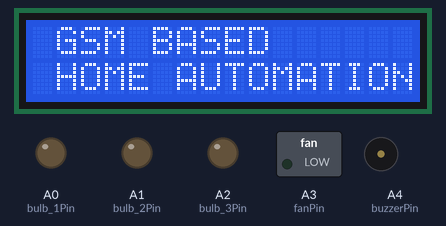
Recording of a sketch running on a simulated Arduino Uno, built with avr-gcc and run on an emulated ATmega328P. Shown: 16×2 character LCD, switched loads named in the sketch (green lamp = pin HIGH), output pins drawn as LEDs (lit = HIGH), buzzer (waves = sounding, pin HIGH). The modem accepts every AT command (registered, SIM ready, sends succeed) and sends nothing else.

Above: at 0.1 s.
At 2.2 s:
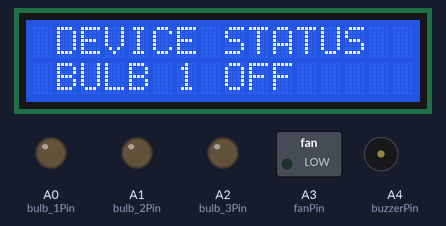
At 4.2 s:
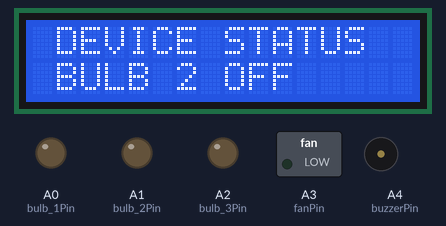
At 6.2 s:
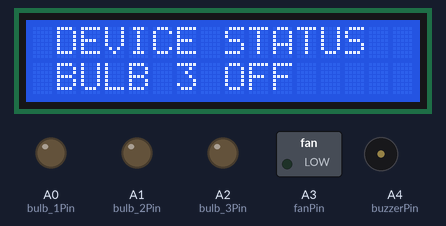
At 8.2 s:
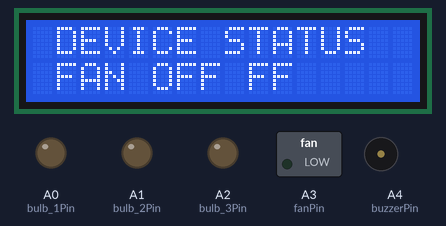

Measured:
- by itself, everything shown: repeats every 8.0 s, in 4 steps
- what the display in image 1 shows lasts 2.0 s, from 2.2 s to 4.2 s

The sketch:

code.ino
```cpp
#include <LiquidCrystal.h>
#include <SoftwareSerial.h>


#define bulb_1Pin A0
#define bulb_2Pin A1
#define bulb_3Pin A2
#define fanPin A3
#define buzzerPin A4

LiquidCrystal lcd(13,12,5,4,3,2);
SoftwareSerial gsm(10,11);

int i=0;
String incomingString="", device="";
char character,buf[100]="";
boolean bulb_1Status = false, bulb_2Status = false, bulb_3Status = false, fanStatus = false;
long previous_millis=0;

void setup()
{

 Serial.begin(9600);
 lcd.begin(16,2);
 gsm.begin(9600);

pinMode(bulb_1Pin,OUTPUT);
 pinMode(bulb_2Pin,OUTPUT);
 pinMode(bulb_3Pin,OUTPUT);
 pinMode(fanPin,OUTPUT);
 pinMode(buzzerPin,OUTPUT);

digitalWrite(bulb_1Pin,LOW);
 digitalWrite(bulb_2Pin,LOW);
 digitalWrite(bulb_3Pin,LOW);
 digitalWrite(fanPin,LOW);
 digitalWrite(buzzerPin,LOW);

lcd.clear();
 lcd.setCursor(0,0);
 lcd.print(" GSM BASED ");
 lcd.setCursor(0,1);
 lcd.print(" HOME AUTOMATION");
 delay(2000);

}

void send_deviceStatus()
{

gsm.println("AT+CMGF=1");
 buzzer(2);
 gsm.println("AT+CMGS=\"+918129613637\"\r");
 buzzer(2);

 gsm.print("BULB 1 ");
 if(bulb_1Status==true)
 gsm.println("ON \n");
 if(bulb_1Status==false)
 gsm.println("OFF \n");


gsm.print("BULB 2 ");
 if(bulb_2Status==true)
 gsm.println("ON \n");
 if(bulb_2Status==false)
 gsm.println("OFF \n");


gsm.print("BULB 3 ");
 if(bulb_3Status==true)
 gsm.println("ON \n");
 if(bulb_3Status==false)
 gsm.println("OFF \n");


gsm.print("FAN ");
 if(fanStatus==true)
 gsm.println("ON \n");
 if(fanStatus==false)
 gsm.println("OFF \n");
 buzzer(2);

 gsm.println((char)26);
 buzzer(2);

gsm.println("AT+CNMI=2,2,0,0,0");
 buzzer(2);
}

void buzzer(int k)
{
 int j;
 for(j=0;j<k;j++){
 digitalWrite(buzzerPin,HIGH);
 delay(500);
 digitalWrite(buzzerPin,LOW);
 delay(500);}
}

void loop()
{

top:
 lcd.begin(16,2);
 lcd.clear();
 lcd.setCursor(0,0);
 lcd.print(" DEVICE STATUS ");

gsm.println("AT+CNMI=2,2,0,0,0");


 while(1)
 {

incomingString="";
 digitalWrite(bulb_1Pin,bulb_1Status);
 digitalWrite(bulb_2Pin,bulb_2Status);
 digitalWrite(bulb_3Pin,bulb_3Status);
 digitalWrite(fanPin,fanStatus);


 i=0;
 while(i<4){
 if(millis()-previous_millis > 2000)
 {
 previous_millis = millis();

if(i==0){
 lcd.setCursor(0,1);
 lcd.print(" BULB 1 ");
 if(bulb_1Status==true)
 lcd.print("ON ");
 if(bulb_1Status==false)
 lcd.print("OFF ");}

if(i==1){
 lcd.setCursor(0,1);
 lcd.print(" BULB 2 ");
 if(bulb_2Status==true)
 lcd.print("ON ");
 if(bulb_2Status==false)
 lcd.print("OFF ");}

if(i==2){
 lcd.setCursor(0,1);
 lcd.print(" BULB 3 ");
 if(bulb_3Status==true)
 lcd.print("ON ");
 if(bulb_3Status==false)
 lcd.print("OFF ");}

if(i==3){
 lcd.setCursor(0,1);
 lcd.print(" FAN ");
 if(fanStatus==true)
 lcd.print("ON ");
 if(fanStatus==false)
 lcd.print("OFF ");}
 i++;
 }


if(gsm.available())
 {
 if(gsm.read()=='*')
 {
 while(!gsm.available()){}

 incomingString += gsm.readStringUntil('#');
 // Serial.println(incomingString);
 }

 }

if(incomingString.equals("B1ON")) { lcd.setCursor(0,0); lcd.print(" SMS RECEIVED "); lcd.setCursor(0,1); lcd.print(" BULB 1 ON "); buzzer(5); bulb_1Status = true; goto top;}
 if(incomingString.equals("B2ON")) { lcd.setCursor(0,0); lcd.print(" SMS RECEIVED "); lcd.setCursor(0,1); lcd.print(" BULB 2 ON "); buzzer(5); bulb_2Status = true; goto top;}
 if(incomingString.equals("B3ON")) { lcd.setCursor(0,0); lcd.print(" SMS RECEIVED "); lcd.setCursor(0,1); lcd.print(" BULB 3 ON "); buzzer(5); bulb_3Status = true; goto top;}
 if(incomingString.equals("FON")) { lcd.setCursor(0,0); lcd.print(" SMS RECEIVED "); lcd.setCursor(0,1); lcd.print(" FAN ON "); buzzer(5); fanStatus = true; goto top;}

 if(incomingString.equals("B1OFF")) { lcd.setCursor(0,0); lcd.print(" SMS RECEIVED "); lcd.setCursor(0,1); lcd.print(" BULB 1 OFF "); buzzer(5); bulb_1Status = false; goto top;}
 if(incomingString.equals("B2OFF")) { lcd.setCursor(0,0); lcd.print(" SMS RECEIVED "); lcd.setCursor(0,1); lcd.print(" BULB 1 OFF "); buzzer(5); bulb_2Status = false; goto top;}
 if(incomingString.equals("B3OFF")) { lcd.setCursor(0,0); lcd.print(" SMS RECEIVED "); lcd.setCursor(0,1); lcd.print(" BULB 1 OFF "); buzzer(5); bulb_3Status =false; goto top;}
 if(incomingString.equals("FOFF")) { lcd.setCursor(0,0); lcd.print(" SMS RECEIVED "); lcd.setCursor(0,1); lcd.print(" FAN OFF "); buzzer(5); fanStatus = false; goto top;}

if(incomingString.equals("STATUS")) { lcd.setCursor(0,0); lcd.print(" SMS RECEIVED "); lcd.setCursor(0,1);lcd.print(" SENDING STATUS ");send_deviceStatus(); goto top;}


}  } }
```
